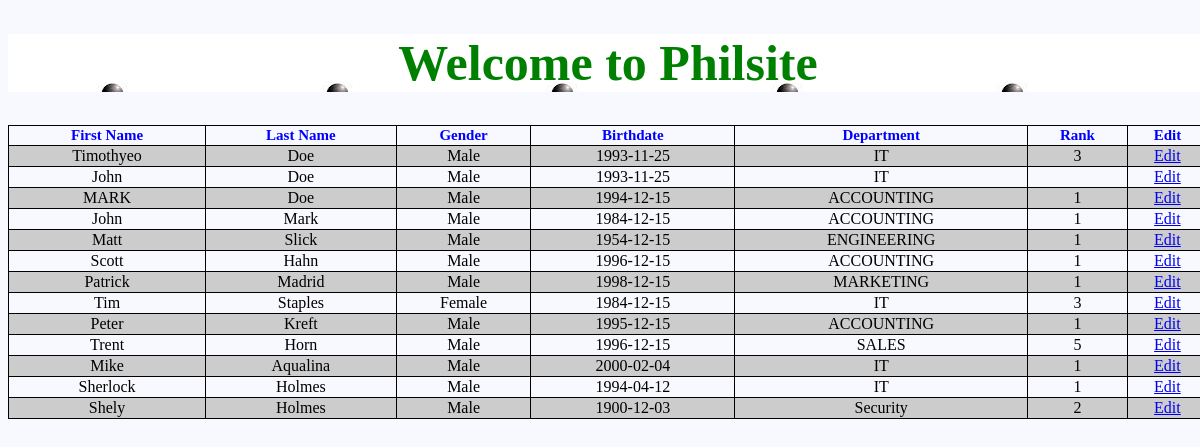
/Fulwiz/outputs/Seguisabal/philsite/index.php, run on the app's committed database.
### tables this page shows
CREATE TABLE `tblemployee` (
  `ID` int(11) NOT NULL,
  `Efname` varchar(255) NOT NULL,
  `Elname` varchar(255) NOT NULL,
  `Egender` varchar(6) NOT NULL,
  `Ebirthdate` date NOT NULL,
  `Edept` varchar(255) NOT NULL,
  `rank` varchar(255) NOT NULL,
  `status` varchar(100) NOT NULL
);

### Fulwiz/outputs/Seguisabal/philsite/index.php (the view, shortened to what this page needs)
<?php include_once ("config.php");
    $result = $conn->query("SELECT * FROM tblemployee");
?>
<!DOCTYPE html>
<html lang="en">
<head>
    <link rel="stylesheet" href="style.css">
</head>
<body>
    <h1 align = center>Welcome to Philsite</h1>
    <table border = 1>
        <tr>
            <th>First Name</th>
            <th>Last Name</th>
            <th>Gender</th>
            <th>Birthdate</th>
            <th>Department</th>
            <th>Rank</th>
            <th>Edit</th>
        </tr>
    <?php
        while($row = $result->fetch(PDO::FETCH_ASSOC))
        {
            echo "<tr>";
            echo "<td>".$row['Efname']."</td>";
            echo "<td>".$row['Elname']."</td>";
            echo "<td>".$row['Egender']."</td>";
            echo "<td>".$row['Ebirthdate']."</td>";
            echo "<td>".$row['Edept']."</td>";
            echo "<td>".$row['rank']."</td>";
            echo "<td><a href=\"edit.php?key=$row[ID]&fname=$row[Efname]\">Edit</a></td>";
	    }
	?>
    </table>
</body>
</html>

### data on the page
tblemployee: Efname "Timothyeo", Elname "Doe", Egender "Male", Ebirthdate "1993-11-25", Edept "IT", rank "3"
tblemployee: Efname "John", Elname "Doe", Egender "Male", Ebirthdate "1993-11-25", Edept "IT"
tblemployee: Efname "MARK", Elname "Doe", Egender "Male", Ebirthdate "1994-12-15", Edept "ACCOUNTING", rank "1"
tblemployee: Efname "John", Elname "Mark", Egender "Male", Ebirthdate "1984-12-15", Edept "ACCOUNTING", rank "1"
tblemployee: Efname "Matt", Elname "Slick", Egender "Male", Ebirthdate "1954-12-15", Edept "ENGINEERING", rank "1"
tblemployee: Efname "Scott", Elname "Hahn", Egender "Male", Ebirthdate "1996-12-15", Edept "ACCOUNTING", rank "1"
tblemployee: Efname "Patrick", Elname "Madrid", Egender "Male", Ebirthdate "1998-12-15", Edept "MARKETING", rank "1"
tblemployee: Efname "Tim", Elname "Staples", Egender "Female", Ebirthdate "1984-12-15", Edept "IT", rank "3"
tblemployee: Efname "Peter", Elname "Kreft", Egender "Male", Ebirthdate "1995-12-15", Edept "ACCOUNTING", rank "1"
tblemployee: Efname "Trent", Elname "Horn", Egender "Male", Ebirthdate "1996-12-15", Edept "SALES", rank "5"
tblemployee: Efname "Mike", Elname "Aqualina", Egender "Male", Ebirthdate "2000-02-04", Edept "IT", rank "1"
tblemployee: Efname "Sherlock", Elname "Holmes", Egender "Male", Ebirthdate "1994-04-12", Edept "IT", rank "1"
tblemployee: Efname "Shely", Elname "Holmes", Egender "Male", Ebirthdate "1900-12-03", Edept "Security", rank "2"
